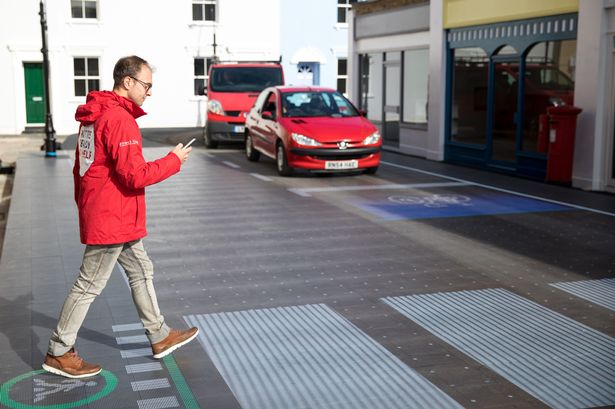
#> input picture Yaya-Tespiti/pedestrian.jpg, 615 x 409 px
$ python pedestrian_detection.py
#> lines starting #> are read from the running program, lines starting #| are printed output that depends on the picture
import cv2
import imutils

img = cv2.imread("pedestrian.jpg")
#> img is the input picture: shape (409, 615, 3); mean B, G, R 125.3, 121.2, 129.5
img = imutils.resize(img,400)
#> img: shape (266, 400, 3)

#https://en.wikipedia.org/wiki/Histogram_of_oriented_gradients
hog = cv2.HOGDescriptor()
hog.setSVMDetector(cv2.HOGDescriptor_getDefaultPeopleDetector())

(coordinate,_) = hog.detectMultiScale(img,winStride=(4,4),
                                      padding=(8,8),
                                      scale=1.05)
#> coordinate = [[19, 6, 126, 251]]

color = (0,255,0)
thickness = 5

for (x,y,w,h) in coordinate:
    cv2.rectangle(img, (x,y), (x+w,y+h), color, thickness)
#> this loop made 1 pass
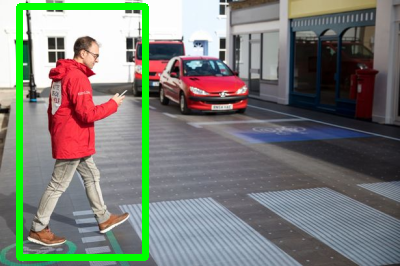
#> img: shape (266, 400, 3); mean B, G, R 118.1, 126.6, 122.5


cv2.imshow("Original Image", img)
cv2.waitKey(0)
